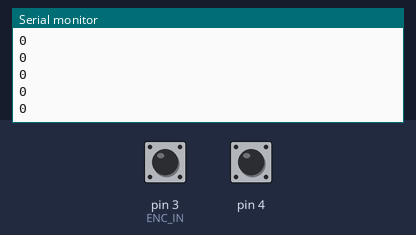
Simulated run of this sketch. Board: Arduino Uno, built with avr-gcc and run on an emulated ATmega328P. Shown: the last lines printed to the serial monitor. The inputs (shaded band) are chosen by the test bench; at power-on: pin 3 (ENC_IN) HIGH, pin 4 HIGH.

Above: at 1.2 s.
1.3 s: pin 3 (ENC_IN) pulled LOW for 0.15 s
At 1.51 s:
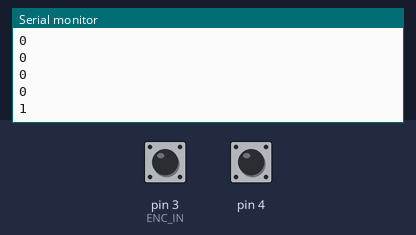
2.9 s: pin 3 (ENC_IN) pulled LOW for 1 s
At 3.91 s:
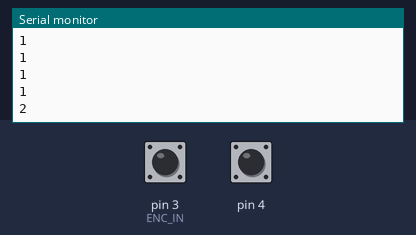
Timing chart, 0 to 5.9 s (numbered marks = the images above; inputs shaded):
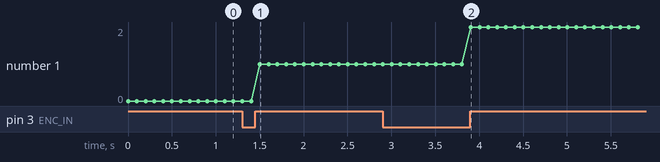

Measured:
- after the input at 1.3 s, the serial monitor: prints a new line after 0.20 s (image 1)
- after the input at 2.9 s, the serial monitor: prints a new line after 1.0 s (image 2)
- plotted number 1: 0 → 1 after the input at 1.3 s, 1 → 2 after the input at 2.9 s

The sketch:

Encoder_test2.ino
```cpp
#define ENC_IN 3
volatile long encoderValue = 0;

void setup() {
  pinMode(4, INPUT_PULLUP);
 pinMode(ENC_IN, INPUT_PULLUP);
  attachInterrupt(digitalPinToInterrupt(ENC_IN), updateEncoder, RISING);
Serial.begin(9600);

}

void loop() {
Serial.println(encoderValue);
delay(100);
}
void updateEncoder()
{
  if (digitalRead(4) == 1) {
  encoderValue++;
  }
  if (digitalRead(4) == 0){
  encoderValue--;
  }
}
```
